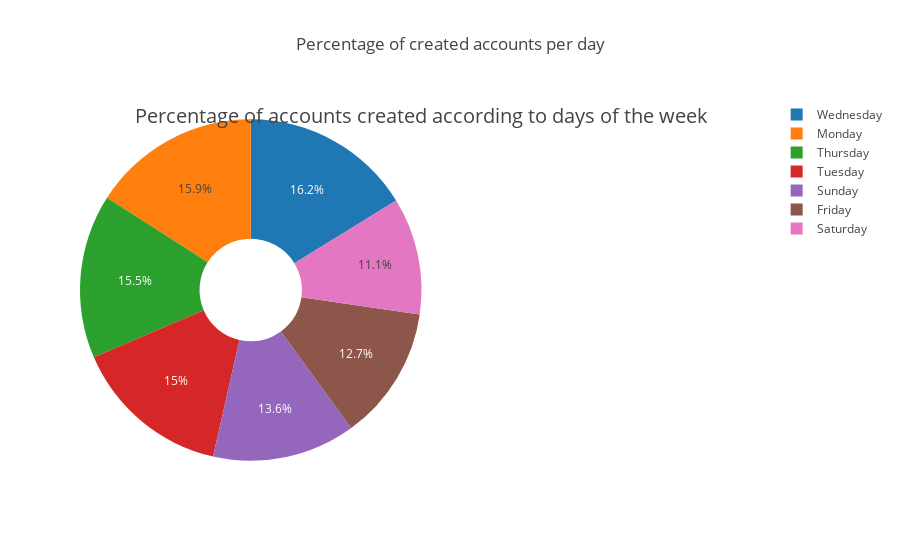

Write notebook code for a chart like this one.
### Markdown cell above
## Plotting the number of accounts created by days of the week.

### Code cell
cnt_ = twitter_data['created_day_of_week'].value_counts()
cnt_ = cnt_.sort_index() 
fig = {
  "data": [
    {
      "values": cnt_.values,
      "labels": cnt_.index,
      "domain": {"x": [0, .5]},
      "name": "Number of tweets per day",
      "hoverinfo":"label+percent+name",
      "hole": .3,
      "type": "pie"
    },],
  "layout": {
        "title":"Percentage of created accounts per day",
        "annotations": [
            { "font": { "size": 20},
              "showarrow": False,
             "text": "Percentage of accounts created according to days of the week",
                "x": 0.50,
                "y": 1
            },
        ]
    }
}
iplot(fig)
cnt_

### Figure 1 — Plotly figure (JSON) as saved in the notebook; plotly's stock layout.template omitted (floating-point values rounded to 4 significant figures)
{"data": [{"domain": {"x": [0, 0.5]}, "hole": 0.3, "hoverinfo": "label+percent+name", "labels": ["Friday", "Monday", "Saturday", "Sunday", "Thursday", "Tuesday", "Wednesday"], "name": "Number of tweets per day", "type": "pie", "uid": "b4deffed-06b6-4c14-b875-c85e38642fb6", "values": [17196, 21558, 14990, 18356, 21023, 20311, 21946]}], "layout": {"annotations": [{"font": {"size": 20}, "showarrow": false, "text": "Percentage of accounts created according to days of the week", "x": 0.5, "y": 1}], "title": {"text": "Percentage of created accounts per day"}}}
